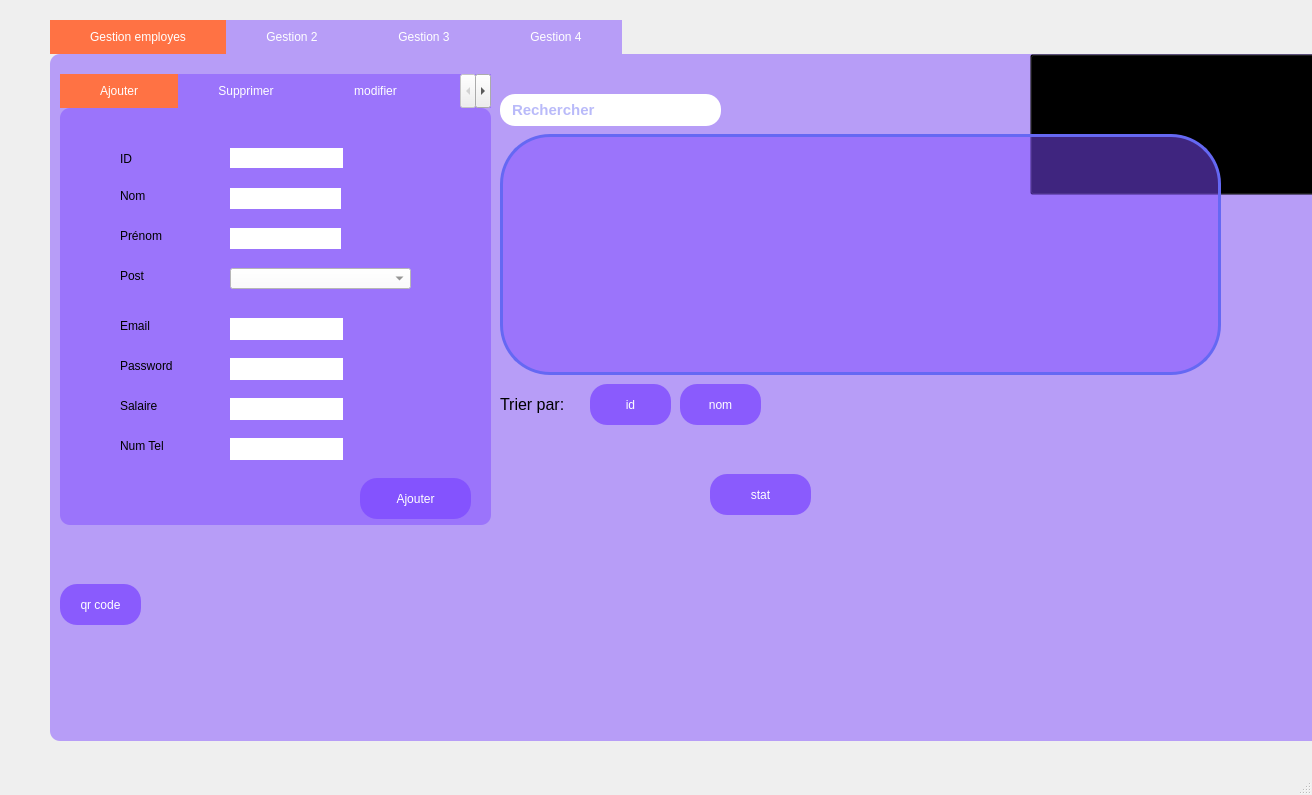
<?xml version="1.0" encoding="UTF-8"?>
<ui version="4.0">
 <class>integration</class>
 <widget class="QMainWindow" name="integration">
  <property name="geometry">
   <rect>
    <x>0</x>
    <y>0</y>
    <width>1312</width>
    <height>795</height>
   </rect>
  </property>
  <property name="windowTitle">
   <string>MainWindow</string>
  </property>
  <widget class="QWidget" name="centralwidget">
   <widget class="QTabWidget" name="tabWidget">
    <property name="geometry">
     <rect>
      <x>50</x>
      <y>20</y>
      <width>1321</width>
      <height>721</height>
     </rect>
    </property>
    <property name="styleSheet">
     <string notr="true">QTabBar::tab {
	background-color: rgba(126, 75, 255,50%);
  color: white;
  padding: 10px 40px;
border-radius:18px;
font: 9pt &quot;MS Shell Dlg 2&quot;;
}

QTabBar::tab:selected {
    color: white;
   background-color:#FF7244;

}
QTabBar::tab:hover {
  background: #FF7244;
 }


QTabWidget::pane {
  top:0px; 
	background-color: rgba(126, 75, 255,50%);
border-radius:10px;
font: 12pt &quot;MS Shell Dlg 2&quot;;
} 
QLineEdit{
border-radius:15px;
padding:4px;
padding-left:10px;
padding-right:15px;
color:#7375f3;

font:  8pt &quot;MS Shell Dlg 2&quot;;
}
QLabel{
	font: 75 12pt &quot;MS Shell Dlg 2&quot;;}</string>
    </property>
    <property name="currentIndex">
     <number>0</number>
    </property>
    <widget class="QWidget" name="tab">
     <attribute name="title">
      <string>Gestion employes</string>
     </attribute>
     <widget class="QPushButton" name="pb_excel">
      <property name="geometry">
       <rect>
        <x>760</x>
        <y>30</y>
        <width>41</width>
        <height>41</height>
       </rect>
      </property>
      <property name="styleSheet">
       <string notr="true">#pb_excel{
background-color:transparent;
border-radius:15px;
}
#pb_excel:hover{
background-color:#FF7244;
border-radius:10px;
}
</string>
      </property>
      <property name="text">
       <string/>
      </property>
      <property name="icon">
       <iconset>
        <normaloff>../../Downloads/excel.png</normaloff>../../Downloads/excel.png</iconset>
      </property>
      <property name="iconSize">
       <size>
        <width>40</width>
        <height>40</height>
       </size>
      </property>
      <property name="checkable">
       <bool>true</bool>
      </property>
      <property name="checked">
       <bool>true</bool>
      </property>
     </widget>
     <widget class="QFrame" name="stat">
      <property name="geometry">
       <rect>
        <x>770</x>
        <y>370</y>
        <width>511</width>
        <height>281</height>
       </rect>
      </property>
      <property name="styleSheet">
       <string notr="true">background-color:transparent;
</string>
      </property>
      <property name="frameShape">
       <enum>QFrame::StyledPanel</enum>
      </property>
      <property name="frameShadow">
       <enum>QFrame::Raised</enum>
      </property>
     </widget>
     <widget class="QPushButton" name="pushButton_3">
      <property name="geometry">
       <rect>
        <x>980</x>
        <y>0</y>
        <width>311</width>
        <height>141</height>
       </rect>
      </property>
      <property name="styleSheet">
       <string notr="true">background-color:transparent;
</string>
      </property>
      <property name="text">
       <string/>
      </property>
      <property name="icon">
       <iconset>
        <normaloff>../projetqt/Fichier 1.png</normaloff>../projetqt/Fichier 1.png</iconset>
      </property>
      <property name="iconSize">
       <size>
        <width>300</width>
        <height>300</height>
       </size>
      </property>
     </widget>
     <widget class="QPushButton" name="qr">
      <property name="geometry">
       <rect>
        <x>10</x>
        <y>530</y>
        <width>81</width>
        <height>41</height>
       </rect>
      </property>
      <property name="styleSheet">
       <string notr="true">QPushButton {
	background-color: rgba(126, 75, 255,80%);  color: white;
  padding: 10px 12px;
border-radius:17px;
font: 75 9pt &quot;MS Shell Dlg 2&quot;;
}
QPushButton::selected {
    color: white;
   background-color:#FF7244;

}
QPushButton::hover {
  background: #FF7244;
 }</string>
      </property>
      <property name="text">
       <string>qr code</string>
      </property>
     </widget>
     <widget class="QLabel" name="label_6">
      <property name="geometry">
       <rect>
        <x>450</x>
        <y>340</y>
        <width>81</width>
        <height>20</height>
       </rect>
      </property>
      <property name="font">
       <font>
        <family>MS Shell Dlg 2</family>
        <pointsize>12</pointsize>
        <weight>50</weight>
        <italic>false</italic>
        <bold>false</bold>
       </font>
      </property>
      <property name="styleSheet">
       <string notr="true">font: 12pt &quot;MS Shell Dlg 2&quot;;</string>
      </property>
      <property name="text">
       <string>Trier par:</string>
      </property>
     </widget>
     <widget class="QLineEdit" name="recherche">
      <property name="geometry">
       <rect>
        <x>450</x>
        <y>40</y>
        <width>211</width>
        <height>32</height>
       </rect>
      </property>
      <property name="styleSheet">
       <string notr="true">border-radius:15px;
padding:4px;
padding-left:10px;
padding-right:15px;
color:#7375f3;
font-size:15px;
font-weight:bold;
</string>
      </property>
      <property name="text">
       <string/>
      </property>
      <property name="placeholderText">
       <string extracomment="Recherche">Rechercher</string>
      </property>
     </widget>
     <widget class="QPushButton" name="pushButton">
      <property name="geometry">
       <rect>
        <x>710</x>
        <y>30</y>
        <width>41</width>
        <height>41</height>
       </rect>
      </property>
      <property name="styleSheet">
       <string notr="true">#pushButton{
background-color:transparent;
border-radius:15px;
}
#pushButton:hover{
background-color:#FF7244;
border-radius:10px;
}
</string>
      </property>
      <property name="text">
       <string/>
      </property>
      <property name="icon">
       <iconset>
        <normaloff>../../Downloads/774684_pdf_document_extension_file_format_icon (1).png</normaloff>../../Downloads/774684_pdf_document_extension_file_format_icon (1).png</iconset>
      </property>
      <property name="iconSize">
       <size>
        <width>40</width>
        <height>40</height>
       </size>
      </property>
     </widget>
     <widget class="QPushButton" name="pb_stat">
      <property name="geometry">
       <rect>
        <x>660</x>
        <y>420</y>
        <width>101</width>
        <height>41</height>
       </rect>
      </property>
      <property name="styleSheet">
       <string notr="true">QPushButton {
	background-color: rgba(126, 75, 255,80%);  color: white;
  padding: 10px 12px;
border-radius:17px;
font: 75 9pt &quot;MS Shell Dlg 2&quot;;
}
QPushButton::selected {
    color: white;
   background-color:#FF7244;

}
QPushButton::hover {
  background: #FF7244;
 }</string>
      </property>
      <property name="text">
       <string>stat</string>
      </property>
     </widget>
     <widget class="QPushButton" name="nom">
      <property name="geometry">
       <rect>
        <x>630</x>
        <y>330</y>
        <width>81</width>
        <height>41</height>
       </rect>
      </property>
      <property name="styleSheet">
       <string notr="true">QPushButton {
	background-color: rgba(126, 75, 255,80%);  color: white;
  padding: 10px 12px;
border-radius:17px;
font: 75 9pt &quot;MS Shell Dlg 2&quot;;
}
QPushButton::selected {
    color: white;
   background-color:#FF7244;

}
QPushButton::hover {
  background: #FF7244;
 }</string>
      </property>
      <property name="text">
       <string>nom</string>
      </property>
     </widget>
     <widget class="QTabWidget" name="tabWidget_2">
      <property name="geometry">
       <rect>
        <x>10</x>
        <y>20</y>
        <width>431</width>
        <height>451</height>
       </rect>
      </property>
      <property name="styleSheet">
       <string notr="true">QTabBar::tab {
	background-color: rgba(126, 75, 255,50%);
  color: white;
  padding: 10px 40px;
border-radius:18px;
font: 9pt &quot;MS Shell Dlg 2&quot;;
}

QTabBar::tab:selected {
    color: white;
   background-color:#FF7244;

}
QTabBar::tab:hover {
  background: #FF7244;
 }


QTabWidget::pane {
  top:0px; 
	background-color: rgba(126, 75, 255,50%);
border-radius:10px;
font: 12pt &quot;MS Shell Dlg 2&quot;;
} 
QLineEdit{
border-radius:15px;
padding:4px;
padding-left:10px;
padding-right:15px;
color:#7375f3;

font:  8pt &quot;MS Shell Dlg 2&quot;;
}
QLabel{
	font: 75 12pt &quot;MS Shell Dlg 2&quot;;}</string>
      </property>
      <property name="currentIndex">
       <number>0</number>
      </property>
      <widget class="QWidget" name="tab_5">
       <attribute name="title">
        <string>Ajouter</string>
       </attribute>
       <widget class="QLabel" name="label_4">
        <property name="geometry">
         <rect>
          <x>60</x>
          <y>40</y>
          <width>47</width>
          <height>21</height>
         </rect>
        </property>
        <property name="styleSheet">
         <string notr="true"/>
        </property>
        <property name="text">
         <string>ID</string>
        </property>
       </widget>
       <widget class="QLineEdit" name="le_nom">
        <property name="geometry">
         <rect>
          <x>170</x>
          <y>80</y>
          <width>111</width>
          <height>21</height>
         </rect>
        </property>
        <property name="styleSheet">
         <string notr="true"/>
        </property>
       </widget>
       <widget class="QLabel" name="label_2">
        <property name="geometry">
         <rect>
          <x>60</x>
          <y>120</y>
          <width>71</width>
          <height>16</height>
         </rect>
        </property>
        <property name="styleSheet">
         <string notr="true"/>
        </property>
        <property name="text">
         <string>Prénom</string>
        </property>
       </widget>
       <widget class="QLineEdit" name="le_prenom">
        <property name="geometry">
         <rect>
          <x>170</x>
          <y>120</y>
          <width>111</width>
          <height>21</height>
         </rect>
        </property>
        <property name="styleSheet">
         <string notr="true"/>
        </property>
       </widget>
       <widget class="QLabel" name="label_3">
        <property name="geometry">
         <rect>
          <x>60</x>
          <y>160</y>
          <width>47</width>
          <height>16</height>
         </rect>
        </property>
        <property name="styleSheet">
         <string notr="true"/>
        </property>
        <property name="text">
         <string>Post</string>
        </property>
       </widget>
       <widget class="QLineEdit" name="le_id">
        <property name="geometry">
         <rect>
          <x>170</x>
          <y>40</y>
          <width>113</width>
          <height>20</height>
         </rect>
        </property>
        <property name="styleSheet">
         <string notr="true"/>
        </property>
       </widget>
       <widget class="QComboBox" name="le_post">
        <property name="geometry">
         <rect>
          <x>170</x>
          <y>160</y>
          <width>181</width>
          <height>21</height>
         </rect>
        </property>
        <property name="styleSheet">
         <string notr="true">background-color:white;
color:#585856;</string>
        </property>
       </widget>
       <widget class="QLabel" name="label">
        <property name="geometry">
         <rect>
          <x>60</x>
          <y>80</y>
          <width>47</width>
          <height>16</height>
         </rect>
        </property>
        <property name="styleSheet">
         <string notr="true"/>
        </property>
        <property name="text">
         <string>Nom</string>
        </property>
       </widget>
       <widget class="QPushButton" name="pb_ajouter">
        <property name="geometry">
         <rect>
          <x>300</x>
          <y>370</y>
          <width>111</width>
          <height>41</height>
         </rect>
        </property>
        <property name="styleSheet">
         <string notr="true">QPushButton {
	background-color: rgba(126, 75, 255,80%);  color: white;
  padding: 10px 12px;
border-radius:17px;
font: 75 9pt &quot;MS Shell Dlg 2&quot;;
}
QPushButton::selected {
    color: white;
   background-color:#FF7244;

}
QPushButton::hover {
  background: #FF7244;
 }</string>
        </property>
        <property name="text">
         <string>Ajouter</string>
        </property>
       </widget>
       <widget class="QLabel" name="label_7">
        <property name="geometry">
         <rect>
          <x>60</x>
          <y>210</y>
          <width>56</width>
          <height>16</height>
         </rect>
        </property>
        <property name="text">
         <string>Email</string>
        </property>
       </widget>
       <widget class="QLineEdit" name="le_email">
        <property name="geometry">
         <rect>
          <x>170</x>
          <y>210</y>
          <width>113</width>
          <height>22</height>
         </rect>
        </property>
       </widget>
       <widget class="QLabel" name="label_8">
        <property name="geometry">
         <rect>
          <x>60</x>
          <y>250</y>
          <width>91</width>
          <height>16</height>
         </rect>
        </property>
        <property name="text">
         <string>Password</string>
        </property>
       </widget>
       <widget class="QLineEdit" name="le_password">
        <property name="geometry">
         <rect>
          <x>170</x>
          <y>250</y>
          <width>113</width>
          <height>22</height>
         </rect>
        </property>
       </widget>
       <widget class="QLabel" name="label_9">
        <property name="geometry">
         <rect>
          <x>60</x>
          <y>290</y>
          <width>71</width>
          <height>16</height>
         </rect>
        </property>
        <property name="text">
         <string>Salaire</string>
        </property>
       </widget>
       <widget class="QLineEdit" name="le_salaire">
        <property name="geometry">
         <rect>
          <x>170</x>
          <y>290</y>
          <width>113</width>
          <height>22</height>
         </rect>
        </property>
       </widget>
       <widget class="QLabel" name="label_10">
        <property name="geometry">
         <rect>
          <x>60</x>
          <y>330</y>
          <width>81</width>
          <height>16</height>
         </rect>
        </property>
        <property name="text">
         <string>Num Tel</string>
        </property>
       </widget>
       <widget class="QLineEdit" name="le_tel">
        <property name="geometry">
         <rect>
          <x>170</x>
          <y>330</y>
          <width>113</width>
          <height>22</height>
         </rect>
        </property>
        <property name="styleSheet">
         <string notr="true"/>
        </property>
       </widget>
      </widget>
      <widget class="QWidget" name="tab_6">
       <attribute name="title">
        <string>Supprimer</string>
       </attribute>
       <widget class="QPushButton" name="pb_supprimer">
        <property name="geometry">
         <rect>
          <x>150</x>
          <y>210</y>
          <width>111</width>
          <height>41</height>
         </rect>
        </property>
        <property name="styleSheet">
         <string notr="true">QPushButton {
	background-color: rgba(126, 75, 255,80%);  color: white;
  padding: 10px 12px;
border-radius:17px;
font: 75 9pt &quot;MS Shell Dlg 2&quot;;
}
QPushButton::selected {
    color: white;
   background-color:#FF7244;

}
QPushButton::hover {
  background: #FF7244;
 }</string>
        </property>
        <property name="text">
         <string>Supprimer</string>
        </property>
       </widget>
       <widget class="QLabel" name="label_5">
        <property name="geometry">
         <rect>
          <x>190</x>
          <y>140</y>
          <width>41</width>
          <height>16</height>
         </rect>
        </property>
        <property name="styleSheet">
         <string notr="true"/>
        </property>
        <property name="text">
         <string>ID</string>
        </property>
       </widget>
       <widget class="QLineEdit" name="le_idS">
        <property name="geometry">
         <rect>
          <x>130</x>
          <y>170</y>
          <width>141</width>
          <height>21</height>
         </rect>
        </property>
        <property name="styleSheet">
         <string notr="true"/>
        </property>
       </widget>
      </widget>
      <widget class="QWidget" name="tab_7">
       <attribute name="title">
        <string>modifier</string>
       </attribute>
       <widget class="QPushButton" name="pb_modifier">
        <property name="geometry">
         <rect>
          <x>290</x>
          <y>360</y>
          <width>121</width>
          <height>41</height>
         </rect>
        </property>
        <property name="font">
         <font>
          <family>MS Shell Dlg 2</family>
          <pointsize>9</pointsize>
          <weight>9</weight>
          <italic>false</italic>
          <bold>false</bold>
         </font>
        </property>
        <property name="mouseTracking">
         <bool>false</bool>
        </property>
        <property name="styleSheet">
         <string notr="true">QPushButton {
	background-color: rgba(126, 75, 255,80%);  color: white;
  padding: 10px 12px;
border-radius:17px;
font: 75 9pt &quot;MS Shell Dlg 2&quot;;
}
QPushButton::selected {
    color: white;
   background-color:#FF7244;

}
QPushButton::hover {
  background: #FF7244;
 }
</string>
        </property>
        <property name="text">
         <string>modifier</string>
        </property>
       </widget>
       <widget class="QLineEdit" name="le_prenom_3">
        <property name="geometry">
         <rect>
          <x>170</x>
          <y>120</y>
          <width>113</width>
          <height>20</height>
         </rect>
        </property>
        <property name="styleSheet">
         <string notr="true"/>
        </property>
       </widget>
       <widget class="QLabel" name="label_13">
        <property name="geometry">
         <rect>
          <x>60</x>
          <y>40</y>
          <width>47</width>
          <height>16</height>
         </rect>
        </property>
        <property name="styleSheet">
         <string notr="true"/>
        </property>
        <property name="text">
         <string>ID</string>
        </property>
       </widget>
       <widget class="QLabel" name="label_15">
        <property name="geometry">
         <rect>
          <x>60</x>
          <y>80</y>
          <width>47</width>
          <height>16</height>
         </rect>
        </property>
        <property name="styleSheet">
         <string notr="true"/>
        </property>
        <property name="text">
         <string>Nom</string>
        </property>
       </widget>
       <widget class="QLabel" name="label_14">
        <property name="geometry">
         <rect>
          <x>60</x>
          <y>120</y>
          <width>71</width>
          <height>16</height>
         </rect>
        </property>
        <property name="styleSheet">
         <string notr="true"/>
        </property>
        <property name="text">
         <string>Prénom</string>
        </property>
       </widget>
       <widget class="QLineEdit" name="le_nom_3">
        <property name="geometry">
         <rect>
          <x>170</x>
          <y>80</y>
          <width>113</width>
          <height>20</height>
         </rect>
        </property>
        <property name="styleSheet">
         <string notr="true"/>
        </property>
       </widget>
       <widget class="QLabel" name="label_16">
        <property name="geometry">
         <rect>
          <x>60</x>
          <y>160</y>
          <width>47</width>
          <height>16</height>
         </rect>
        </property>
        <property name="styleSheet">
         <string notr="true"/>
        </property>
        <property name="text">
         <string>Post</string>
        </property>
       </widget>
       <widget class="QComboBox" name="le_post_3">
        <property name="geometry">
         <rect>
          <x>170</x>
          <y>160</y>
          <width>162</width>
          <height>21</height>
         </rect>
        </property>
        <property name="styleSheet">
         <string notr="true">background-color:white;
color:#585856;</string>
        </property>
       </widget>
       <widget class="QLineEdit" name="le_id_3">
        <property name="geometry">
         <rect>
          <x>170</x>
          <y>40</y>
          <width>113</width>
          <height>20</height>
         </rect>
        </property>
        <property name="styleSheet">
         <string notr="true"/>
        </property>
       </widget>
       <widget class="QLineEdit" name="le_email_3">
        <property name="geometry">
         <rect>
          <x>170</x>
          <y>200</y>
          <width>113</width>
          <height>22</height>
         </rect>
        </property>
       </widget>
       <widget class="QLabel" name="label_28">
        <property name="geometry">
         <rect>
          <x>60</x>
          <y>280</y>
          <width>71</width>
          <height>16</height>
         </rect>
        </property>
        <property name="styleSheet">
         <string notr="true"/>
        </property>
        <property name="text">
         <string>Salaire</string>
        </property>
       </widget>
       <widget class="QLabel" name="label_29">
        <property name="geometry">
         <rect>
          <x>60</x>
          <y>240</y>
          <width>91</width>
          <height>16</height>
         </rect>
        </property>
        <property name="text">
         <string>Password</string>
        </property>
       </widget>
       <widget class="QLabel" name="label_30">
        <property name="geometry">
         <rect>
          <x>60</x>
          <y>320</y>
          <width>91</width>
          <height>16</height>
         </rect>
        </property>
        <property name="text">
         <string>Num Tel</string>
        </property>
       </widget>
       <widget class="QLineEdit" name="le_salaire_3">
        <property name="geometry">
         <rect>
          <x>170</x>
          <y>280</y>
          <width>113</width>
          <height>22</height>
         </rect>
        </property>
       </widget>
       <widget class="QLabel" name="label_31">
        <property name="geometry">
         <rect>
          <x>60</x>
          <y>200</y>
          <width>56</width>
          <height>16</height>
         </rect>
        </property>
        <property name="text">
         <string>Email</string>
        </property>
       </widget>
       <widget class="QLineEdit" name="le_password_3">
        <property name="geometry">
         <rect>
          <x>170</x>
          <y>240</y>
          <width>113</width>
          <height>22</height>
         </rect>
        </property>
       </widget>
       <widget class="QLineEdit" name="le_tel_3">
        <property name="geometry">
         <rect>
          <x>170</x>
          <y>320</y>
          <width>113</width>
          <height>22</height>
         </rect>
        </property>
       </widget>
      </widget>
      <widget class="QWidget" name="tab_8">
       <attribute name="title">
        <string>historique</string>
       </attribute>
       <widget class="QTextBrowser" name="textHisto">
        <property name="geometry">
         <rect>
          <x>0</x>
          <y>0</y>
          <width>431</width>
          <height>411</height>
         </rect>
        </property>
       </widget>
      </widget>
     </widget>
     <widget class="QPushButton" name="pb_rechercher">
      <property name="geometry">
       <rect>
        <x>630</x>
        <y>40</y>
        <width>41</width>
        <height>32</height>
       </rect>
      </property>
      <property name="cursor">
       <cursorShape>PointingHandCursor</cursorShape>
      </property>
      <property name="styleSheet">
       <string notr="true">#pb_rechercher{
background-color:white;
border-radius:15px;
}

#pb_rechercher:hover{
background-color:#D6DBFD;

}</string>
      </property>
      <property name="text">
       <string/>
      </property>
      <property name="icon">
       <iconset>
        <normaloff>../search.png</normaloff>../search.png</iconset>
      </property>
     </widget>
     <widget class="QTableView" name="tab_employe">
      <property name="geometry">
       <rect>
        <x>450</x>
        <y>80</y>
        <width>721</width>
        <height>241</height>
       </rect>
      </property>
      <property name="styleSheet">
       <string notr="true">#tab_employe{
	border:3px solid rgb(101, 104, 243);
	border-radius: 50px;
	background-color: rgba(126, 75, 255,50%);
	
}
</string>
      </property>
     </widget>
     <widget class="QLabel" name="qrcode">
      <property name="geometry">
       <rect>
        <x>100</x>
        <y>520</y>
        <width>171</width>
        <height>131</height>
       </rect>
      </property>
      <property name="text">
       <string/>
      </property>
     </widget>
     <widget class="QPushButton" name="id">
      <property name="geometry">
       <rect>
        <x>540</x>
        <y>330</y>
        <width>81</width>
        <height>41</height>
       </rect>
      </property>
      <property name="styleSheet">
       <string notr="true">QPushButton {
	background-color: rgba(126, 75, 255,80%);  color: white;
  padding: 10px 12px;
border-radius:17px;
font: 75 9pt &quot;MS Shell Dlg 2&quot;;
}
QPushButton::selected {
    color: white;
   background-color:#FF7244;

}
QPushButton::hover {
  background: #FF7244;
 }</string>
      </property>
      <property name="text">
       <string>id</string>
      </property>
     </widget>
     <zorder>tabWidget_2</zorder>
     <zorder>qrcode</zorder>
     <zorder>pb_rechercher</zorder>
     <zorder>id</zorder>
     <zorder>pushButton</zorder>
     <zorder>recherche</zorder>
     <zorder>stat</zorder>
     <zorder>qr</zorder>
     <zorder>pb_stat</zorder>
     <zorder>pushButton_3</zorder>
     <zorder>pb_excel</zorder>
     <zorder>label_6</zorder>
     <zorder>nom</zorder>
     <zorder>tab_employe</zorder>
    </widget>
    <widget class="QWidget" name="tab_2">
     <attribute name="title">
      <string>Gestion 2</string>
     </attribute>
    </widget>
    <widget class="QWidget" name="tab_3">
     <attribute name="title">
      <string>Gestion 3</string>
     </attribute>
    </widget>
    <widget class="QWidget" name="tab_4">
     <attribute name="title">
      <string>Gestion 4</string>
     </attribute>
    </widget>
   </widget>
  </widget>
  <widget class="QMenuBar" name="menubar">
   <property name="geometry">
    <rect>
     <x>0</x>
     <y>0</y>
     <width>1312</width>
     <height>26</height>
    </rect>
   </property>
  </widget>
  <widget class="QStatusBar" name="statusbar"/>
 </widget>
 <resources/>
 <connections/>
</ui>
